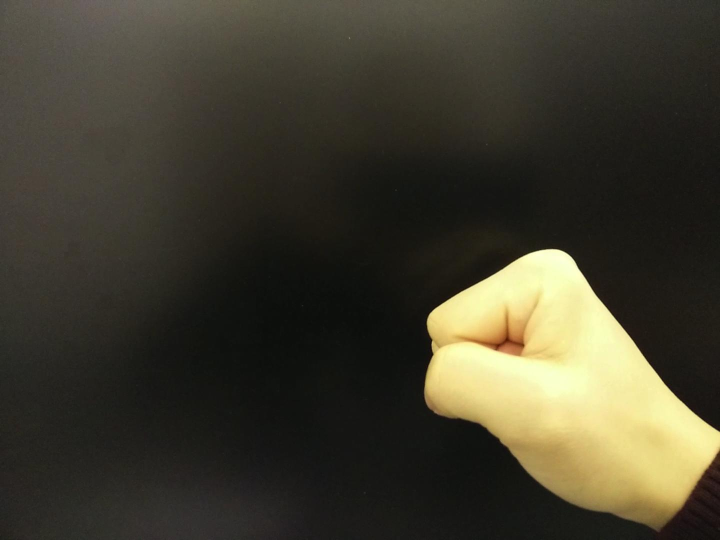
%> input picture helper_files/captures/006.jpg, 1440 x 1080 px (shown at 1/2 size)
$ octave videoProcedure.m   (GNU Octave 9; MATLAB toolbox functions it lacks are replaced by stand-ins)
%> lines starting %> are read from the running program, lines starting %| are printed output that depends on the picture; in (x1, y1, x2, y2) boxes, pixels count from 0 and x2, y2 are one past the last pixel; in counts of white or black regions, pixels touching at a corner belong together; the program's own positions count from 1
### imtrim.m
function [out1,out2,out3,out4,out5] = imtrim(im,location)
  %IMTRIM auto-crop an image like Photoshop's Edit>Trim feature, as of yet only
  %grayscale imagse are supported
  %
  %   cropped = IMTRIM(IM) crop image based on top left corner
  %
  %   [cropped,t,b,l,r] = IMTRIM(IM) return cropped image and indices used to
  %   crop the image. So cropped = im(t:b,l:r);
  %
  %   [t,b,l,r] = IMTRIM(IM) return only indices used to crop the image. So
  %   cropped = im(t:b,l:r);
  %
  %   [...] = IMTRIM(IM,location) same as above but location may specify
  %   top-left corner ('NorthWest') or bottom-right corner ('SouthEast') to be
  %   the picel used in determining the auto-crop
  %
  %   Copyright Alec Jacobson, 2010
  %

  if(~exist('location'))
    location = 'NorthWest';
  end

  % gather corner value to which the image is compared
  if(strcmp(location,'NorthWest'))
    corner_value = im(1,1);
  elseif(strcmp(location,'SouthEast'))
    corner_value = im(1,1);
  else
    error([location ' is not a valid location']);
  end

  % hard-coded threshold parameter, works equivalently with Photoshop's
  % hardcoded parameter
  threshold = 0.1;

  % get difference of image with corner value
  %difference = abs(im - corner_value)>0.1;
  % should work for any number of channels
  difference = sqrt(sum((im - corner_value).^2,3)) > ...
    sqrt(threshold^2*size(im,3));
  [left_i,left_j] = ind2sub(size(difference),find(difference,1));
  [right_i,right_j] = ind2sub(size(difference),find(difference,1,'last'));
  [top_j,top_i] = ind2sub(size(difference'),find(difference',1));
  [bottom_j,bottom_i] = ind2sub(size(difference'),find(difference',1,'last'));
  if(nargout == 1)
    out1 = im(top_i:bottom_i,left_j:right_j);
  elseif(nargout == 5)
    out1 = im(top_i:bottom_i,left_j:right_j);
    out2 = top_i;
    out3 = bottom_i;
    out4 = left_j;
    out5 = right_j;
  else
    out1 = top_i;
    out2 = bottom_i;
    out3 = left_j;
    out4 = right_j;
  end
end

### countFinger.m
function maxCount = countFinger(img)
% 1) img is already trimmed 2) img is binary
% img = imtrim(im2bw(imresize(imread('f_ur.jpg'), 0.1), 0.5), 'NorthWest');
img = imrotate(img, -30);

img = imclose(img,strel('disk',5)); % denoise
img = imfill(img, 'holes'); % remove "space" in fist
% img = edge(img,'prewitt'); % get a edged image
img = imclose(img,strel('disk',5)); % smooth
img = imclose(img,strel('disk',5)); % smooth again
img = imclose(img,strel('disk',5)); % smooth again and again
img = imresize(img, [size(img,1)-20, size(img,2)]); % reduce alternating pixel effect
% imshow(img); uncomment this to see the image to scan

prev = 0; % previous color value
curr = 0; % current color value
count = 0; % number of color changes
maxCount = 0; % track the maximum count ever encounter
for row=1:5:size(img, 1) % step size=5, reduce alternating pixel effect
    count = 0;
    for col=1:size(img, 2) % horizontal scan
        curr = img(row, col); % get color value for this [row, col]
        if ne(curr, prev) % if curr != prev
            count = count + 1;
            prev = curr;
        end
    end
    maxCount = max(maxCount, count); % update maxCount
end
maxCount = int8(maxCount/2); % round to integer
% fprintf('%d fingers\n', maxCount); uncomment this to see counts

### helper_files/videoProcedure.m
img = im2bw(imresize(imread('006.jpg'), 0.289), 0.5); % 0.289, decided by img resolution
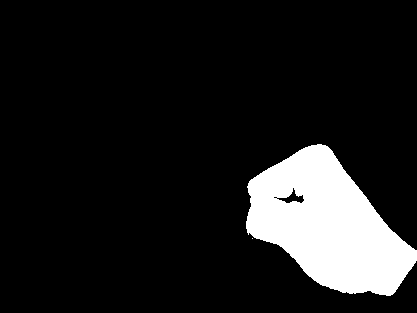
%> img: size 313x417 logical; 11.7% white; 2 white regions (1 under 20 px), largest, box (x1, y1, x2, y2) and area: (246, 144, 417, 296) 15309
img = imtrim(img);
%> in imtrim, `corner_value = im(1,1);`: corner_value = false
%> in imtrim, `[left_i,left_j] = ind2sub(size(difference),find(difference,1));`: left_i = 222; left_j = 247
%> in imtrim, `[right_i,right_j] = ind2sub(size(difference),find(difference,1,'last'));`: right_i = 261; right_j = 417
%> in imtrim, `[top_j,top_i] = ind2sub(size(difference'),find(difference',1));`: top_j = 318; top_i = 145
%> in imtrim, `[bottom_j,bottom_i] = ind2sub(size(difference'),find(difference',1,'la..`: bottom_j = 391; bottom_i = 296
%> in imtrim, `out1 = im(top_i:bottom_i,left_j:right_j);`:
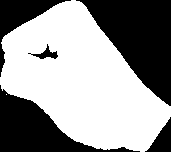
%> out1: size 152x171 logical; 58.9% white; 5 black regions, box (x1, y1, x2, y2) and area: (76, 0, 171, 106) 5334, (0, 85, 140, 152) 3399, (0, 0, 71, 77) 1361, (145, 117, 171, 152) 440, (28, 44, 58, 59) 148
imshow(img);
disp(countFinger(img));
%> in countFinger, `img = imrotate(img, -30);`:
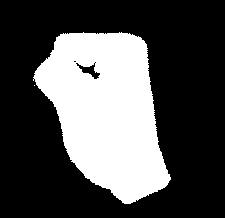
%> img: size 218x225 logical; 31.2% white; 2 white regions (1 under 20 px), largest, box (x1, y1, x2, y2) and area: (33, 32, 171, 204) 15318
%> in countFinger, `img = imclose(img,strel('disk',5));`:
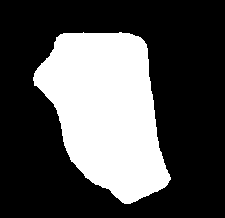
%> img: size 218x225 logical; 31.7% white; 1 white region, box (x1, y1, x2, y2) and area: (33, 32, 171, 204) 15547
%> in countFinger, `img = imresize(img, [size(img,1)-20, size(img,2)]);`:
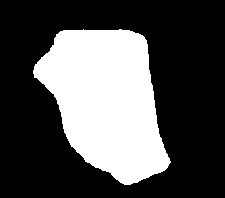
%> img: size 198x225 logical; 31.7% white; 1 white region, box (x1, y1, x2, y2) and area: (33, 29, 171, 185) 14116
%> the loop in countFinger, `for row=1:5:size(img, 1)` made 40 passes
%> maxCount on passes 1 to 12: 0, 0, 0, 0, 0, 0, 2, 2, 2, 2, 2, 2
%> after the loop in countFinger, `for row=1:5:size(img, 1)`: prev = false
%> in countFinger, `maxCount = int8(maxCount/2);`: maxCount = 1
%| 1

$ run again, with helper_files/captures/011.jpg copied over helper_files/captures/006.jpg
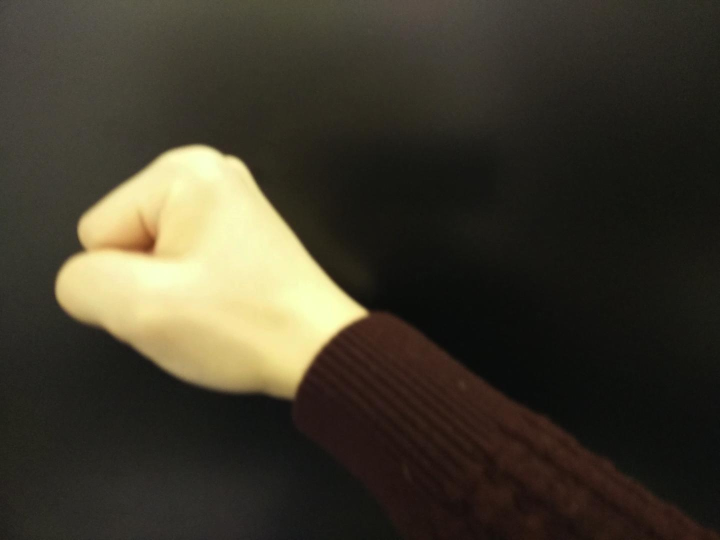
%> input picture helper_files/captures/011.jpg, 1440 x 1080 px (shown at 1/2 size)
%> `img = im2bw(imresize(imread('006.jpg'), 0.289), 0.5);`:
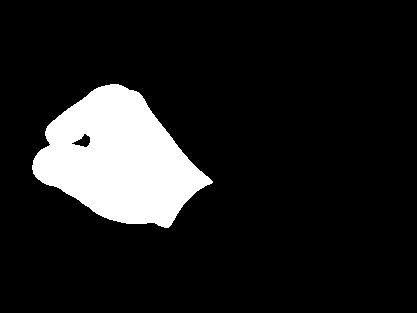
%> img: size 313x417 logical; 11.9% white; 1 white region, box (x1, y1, x2, y2) and area: (32, 84, 213, 228) 15585
%> corner_value = false
%> left_i = 166; left_j = 33
%> right_i = 183; right_j = 213
%> top_j = 111; top_i = 85
%> bottom_j = 169; bottom_i = 228
%> out1: size 144x181 logical; 59.8% white; 5 black regions, box (x1, y1, x2, y2) and area: (87, 0, 181, 97) 4325, (0, 86, 132, 144) 2646, (0, 0, 78, 81) 2164, (137, 99, 181, 144) 1223, (40, 50, 58, 63) 121
%> in countFinger, `img = imresize(img, [size(img,1)-20, size(img,2)]);`:
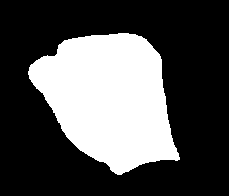
%> img: size 196x229 logical; 31.9% white; 1 white region, box (x1, y1, x2, y2) and area: (28, 33, 180, 175) 14330
%> the loop in countFinger, `for row=1:5:size(img, 1)` made 40 passes
%> maxCount on passes 1 to 8: 0, 0, 0, 0, 0, 0, 0, 2
%> after the loop in countFinger, `for row=1:5:size(img, 1)`: prev = false
%> in countFinger, `maxCount = int8(maxCount/2);`: maxCount = 2
%| 2

$ run again, with helper_files/captures/016.jpg copied over helper_files/captures/006.jpg
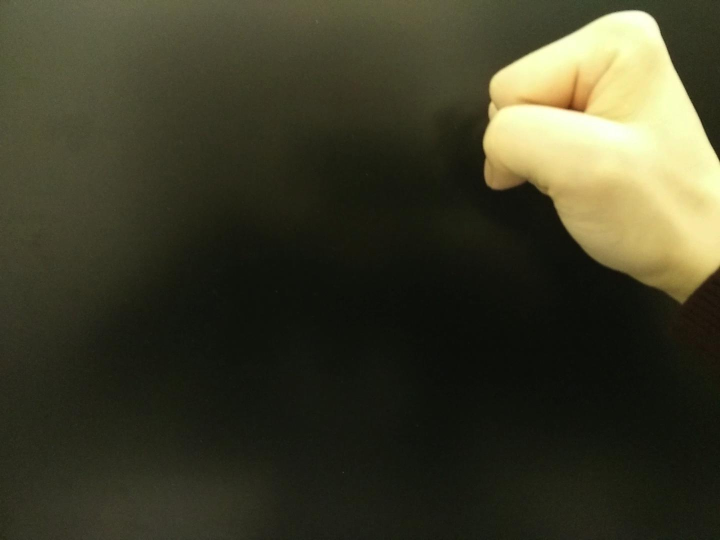
%> input picture helper_files/captures/016.jpg, 1440 x 1080 px (shown at 1/2 size)
%> `img = im2bw(imresize(imread('006.jpg'), 0.289), 0.5);`:
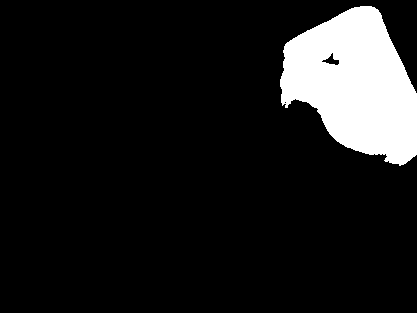
%> img: size 313x417 logical; 11.1% white; 1 white region, box (x1, y1, x2, y2) and area: (280, 6, 417, 166) 14448
%> corner_value = false
%> left_i = 80; left_j = 281
%> right_i = 155; right_j = 417
%> top_j = 361; top_i = 7
%> bottom_j = 401; bottom_i = 166
%> out1: size 160x137 logical; 65.9% white; 6 black regions (1 under 20 px), largest, box (x1, y1, x2, y2) and area: (0, 81, 119, 160) 3860, (92, 0, 137, 87) 1828, (0, 0, 80, 73) 1615, (42, 47, 59, 59) 84, (121, 149, 137, 160) 84
%> in countFinger, `img = imresize(img, [size(img,1)-20, size(img,2)]);`:
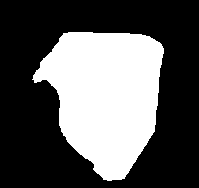
%> img: size 188x199 logical; 35.3% white; 1 white region, box (x1, y1, x2, y2) and area: (32, 32, 164, 181) 13223
%> the loop in countFinger, `for row=1:5:size(img, 1)` made 38 passes
%> maxCount on passes 1 to 8: 0, 0, 0, 0, 0, 0, 0, 2
%> after the loop in countFinger, `for row=1:5:size(img, 1)`: prev = false
%> in countFinger, `maxCount = int8(maxCount/2);`: maxCount = 2
%| 2
